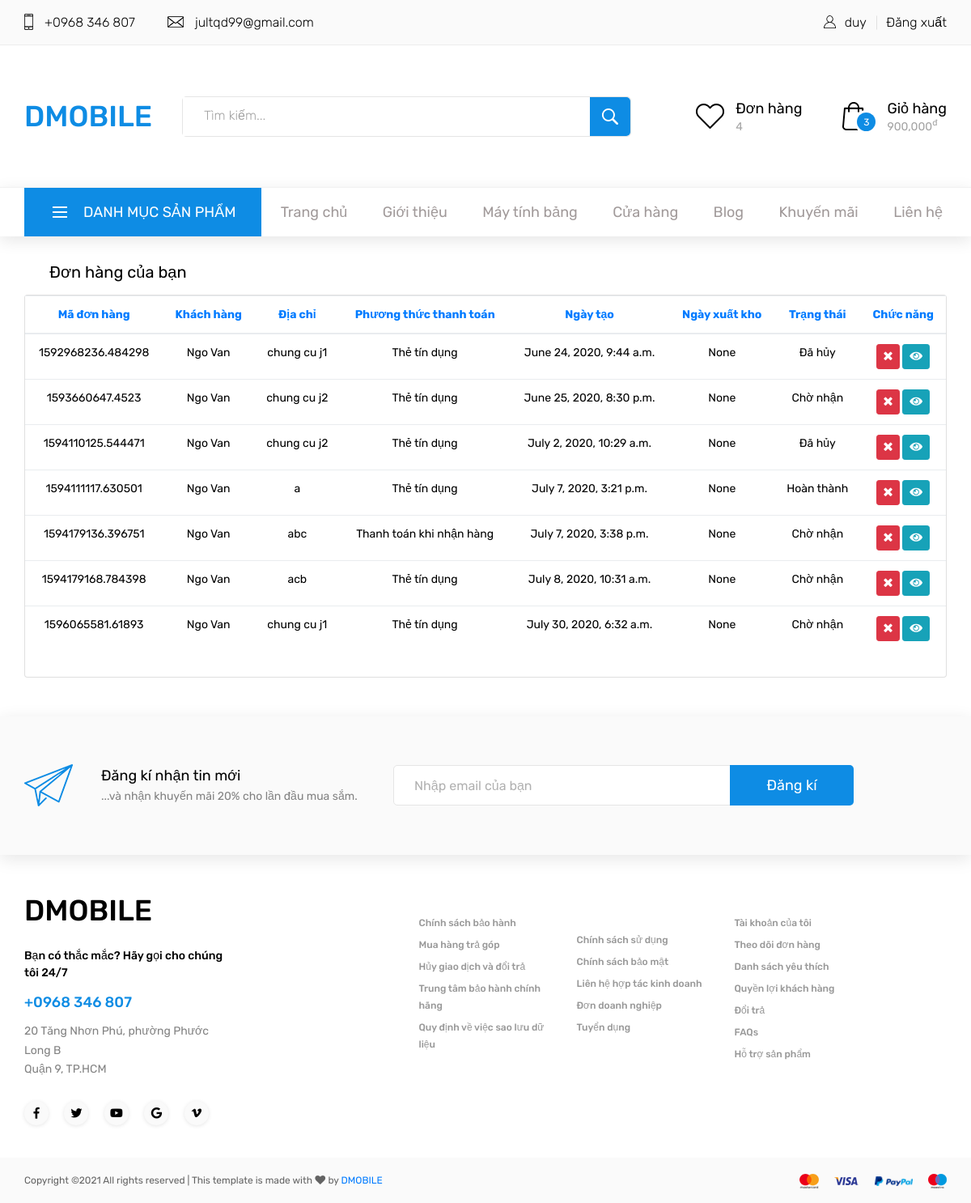
Before: /tai-khoan/don-hang (signed in) with the older database file.
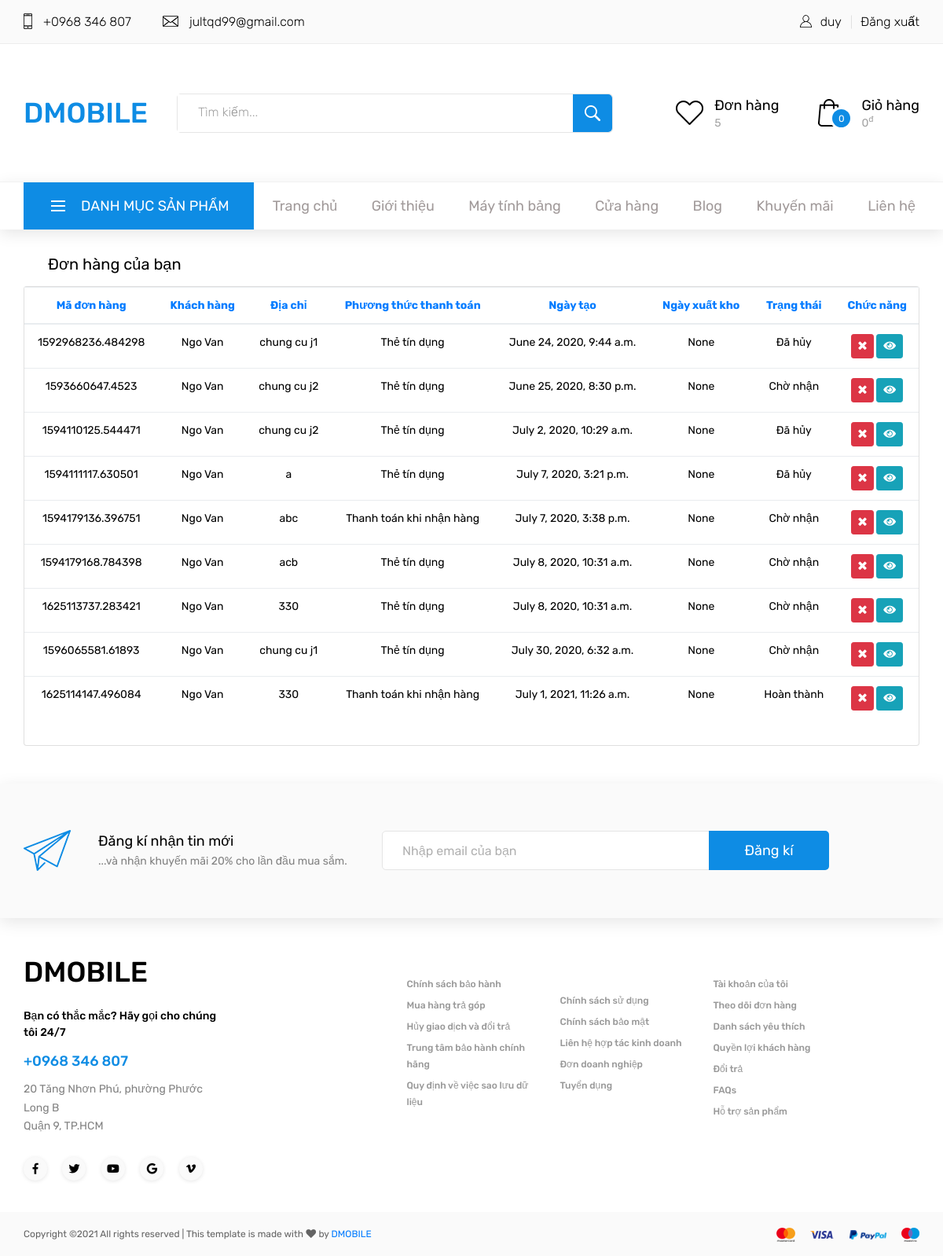
After: the same page with the newer database file.
### store/models.py (models this page shows, shortened)
class User(AbstractUser):
    gender_choice = ((0,'Nữ'),(1,'Nam'),(2,'Không xác định'))
    img = models.ImageField(null=True, blank=True)
    def __str__(self):
        return self.username

class Menu(models.Model):
    category = models.ForeignKey(Category,null=True,blank=True, on_delete=models.SET_NULL)
    topic = models.ForeignKey(Topic, on_delete=models.SET_NULL, blank=True, null=True)
    post = models.ForeignKey(Post, on_delete=models.SET_NULL, blank=True, null=True)
    name = models.CharField(max_length=255, blank=False)
    link = models.CharField(max_length=255, blank=False)
    type = models.CharField(max_length=100, blank=True)
    order = models.IntegerField(default=0)
    parent_id = models.ForeignKey('self',blank=True, null=True ,related_name='children', on_delete=models.SET_NULL)
    created_at = models.DateTimeField(default=timezone.datetime.now())
    created_by = models.ForeignKey(User, on_delete=models.SET_NULL, blank=True, null=True, related_name="menu_created_by")
    updated_at = models.DateTimeField(default=timezone.datetime.now())
    updated_by = models.ForeignKey(User, on_delete=models.SET_NULL, blank=True, null=True,related_name="menu_updated_by")
    status = models.IntegerField(default=0)

class Order(models.Model):
    status_choice = ((0,'Giỏ hàng'),(1,'Chờ nhận'),(2,'Hoàn thành'))
    code = models.CharField(max_length=50)
    payment_method = models.IntegerField(default=0, null=False, blank=False)
    customer = models.ForeignKey(Customer,on_delete=models.SET_NULL, blank=False, null=True)
    created_date = models.DateTimeField(default=timezone.datetime.now())
    export_date = models.DateTimeField(null=True)
    delivery_address = models.CharField(max_length=255)
    updated_at = models.DateTimeField(default=timezone.datetime.now())
    updated_by = models.ForeignKey(User, on_delete=models.SET_NULL, blank=True, null=True,related_name="order_updated_by")
    status = models.IntegerField(default=0, choices=status_choice)
    class Meta:
        verbose_name = "Đơn hàng"
        verbose_name_plural = "Đơn hàng"
    @property
    def get_cart_items(self):
        orderitems = self.order_detail_set.all()
        total = sum([item.quantity for item in orderitems])
        return total
    @property
    def get_cart_amount(self):
        orderitems = self.order_detail_set.all()
        total = sum([item.quantity*item.product.price for item in orderitems])
        return total

class Customer(models.Model):
    user = models.OneToOneField(User, null=True, blank=True, on_delete=models.CASCADE)
    name = models.CharField(max_length=100)
    phone = models.CharField(max_length=11)
    email = models.EmailField(max_length=255)
    class Meta:
        verbose_name = "Khách hàng"
        verbose_name_plural = "Khách hàng"

### account/views.py (the view)
# urls.py: path('don-hang', views.order, name='order'),
@login_required(login_url='account:sign_in')
def order(request):
    orders = Order.objects.filter(customer=request.user.customer).exclude(status=0)
    context = {'orders':orders}
    return render(request, 'account/order.html', context)

### store/templates/account/order.html
{% extends 'store/base.html' %}
{% load static %}
	{% block content %}
    <link rel="stylesheet" type="text/css" href="{% static 'styles/regular_styles.css' %}">
    <link rel="stylesheet" type="text/css" href="{% static 'styles/regular_responsive.css' %}">
    <div class="container my-3 mb-5">
        {% if not orders %}
            <h4 class="text-warning text-center mb-3">Bạn không có đơn hàng nào!</h4>
            <div class="d-flex justify-content-center mb-5">
                <a href="{% url 'shop:all_product' %}"><button type="button" class="btn btn-success">Mua sắm ngay</button></a>
            </div>
        {% else %}
            <nav class="navbar navbar-expand-lg navbar-absolute  navbar-transparent">
                <div class="container-fluid">
                    <div class="navbar-wrapper">
                        <a class="navbar-brand">Đơn hàng của bạn</a>
                    </div>
                </div>
            </nav>
            <div class="content">
                <div class="card">
                    <div class="table">
                        <table class="table">
                            <thead class=" text-primary text-center">
                                <tr>
                                    <th>
                                        Mã đơn hàng
                                    </th>
                                    <th>
                                        Khách hàng
                                    </th>
                                    <th>
                                        Địa chỉ
                                    </th>
                                    <th>
                                        Phương thức thanh toán
                                    </th>
                                    <th>
                                        Ngày tạo
                                    </th>
                                    <th>
                                        Ngày xuất kho
                                    </th>
                                    <th>
                                        Trạng thái
                                    </th>
                                    <th>Chức năng</th>
                                </tr>
                            </thead>
                            <tbody class="text-center">
                                {% for order in orders %}
                                    <tr>
                                        <td>
                                            {{ order.code }}
                                        </td>
                                        <td>
                                            {{ order.customer.name }}
                                        </td>
                                        <td>
                                            {{ order.delivery_address }}
                                        </td>
                                        <td>
                                            {% if order.payment_method == 0 %}
                                                Thẻ tín dụng
                                            {% else %}
                                                Thanh toán khi nhận hàng
                                            {% endif %}
                                        </td>
                                        <td>
                                            {{ order.created_date }}
                                        </td>
                                        <td>
                                            {{ order.export_date }}
                                        </td>
                                        <td>
                                            {% if order.status == 1 %}
                                                Chờ nhận
                                            {% elif order.status == 2 %}
                                                Hoàn thành
                                            {% elif order.status == 3 %}
                                                Đã hủy
                                            {% endif %}
                                        </td>
                                        <td>
                                            <a class=" btn btn-sm btn-danger" href="{% url 'account:order_cancel' order.id %}"><i class="fa fa-times" aria-hidden="true"></i></a>
                                            <a class=" btn btn-sm btn-info" href="{% url 'account:order_item' order.id %}"><i class="fa fa-eye" aria-hidden="true"></i></a>
                                        </td>
                                    </tr>
                                {% endfor %}
                            </tbody>
                        </table>
                    </div>
                </div>
            </div>
        {% endif %}
    </div>
	{% endblock content %}

### store/templates/store/base.html (shortened to what this page needs)
{% load static %}
{% load humanize %}
<!DOCTYPE html>
<html lang="en">
<head>
<link rel="stylesheet" type="text/css" href="{% static 'styles/bootstrap4/bootstrap.min.css' %}">
<link href="{% static 'plugins/fontawesome-free-5.0.1/css/fontawesome-all.css' %}" rel="stylesheet" type="text/css">
<link rel="stylesheet" type="text/css" href="{% static 'plugins/OwlCarousel2-2.2.1/owl.carousel.css' %}">
<link rel="stylesheet" type="text/css" href="{% static 'plugins/OwlCarousel2-2.2.1/owl.theme.default.css' %}">
<link rel="stylesheet" type="text/css" href="{% static 'plugins/OwlCarousel2-2.2.1/animate.css' %}">
<link rel="stylesheet" type="text/css" href="{% static 'plugins/slick-1.8.0/slick.css' %}">
<link rel="stylesheet" type="text/css" href="{% static 'styles/main_styles.css' %}">
<link rel="stylesheet" type="text/css" href="{% static 'styles/responsive.css' %}">
</head>
<body>
<div class="super_container">
	<header class="header">
		<div class="top_bar">
			<div class="container">
				<div class="row">
					<div class="col d-flex flex-row">
						<div class="top_bar_contact_item"><div class="top_bar_icon"><img src="{% static 'images/phone.png' %}" alt=""></div>+0968 346 807</div>
						<div class="top_bar_contact_item"><div class="top_bar_icon"><img src="{% static 'images/mail.png' %}" alt=""></div><a href="mailto:fastsales@gmail.com">jultqd99@gmail.com</a></div>
						<div class="top_bar_content ml-auto">
							<div class="top_bar_user">
								<div class="user_icon"><img src="{% static 'images/user.svg' %}" alt=""></div>
								{% if request.user.is_anonymous %}
									<div><a href="{% url 'account:register' %}">Đăng kí</a></div>
									<div><a href="{% url 'account:sign_in' %}">Đăng nhập</a></div>
									{% else %}
									<div><a href="#">{{ request.user }}</a></div>
									<div><a href="{% url 'account:logout' %}">Đăng xuất</a></div>
								{% endif %}
							</div>
						</div>
					</div>
				</div>
			</div>
		</div>
		<div class="header_main">
			<div class="container">
				<div class="row">
					<div class="col-lg-2 col-sm-3 col-3 order-1">
						<div class="logo_container">
							<div class="logo"><a href="{% url 'index' %}">DMOBILE</a></div>
						</div>
					</div>
					<div class="col-lg-6 col-12 order-lg-2 order-3 text-lg-left text-right">
						<div class="header_search">
							<div class="header_search_content">
								<div class="header_search_form_container">
									<form action="#" class="header_search_form clearfix">
										<input type="search" required="required" class="header_search_input" placeholder="Tìm kiếm...">
										<button type="submit" class="header_search_button trans_300" value="Submit"><img src="{% static 'images/search.png' %}" alt=""></button>
									</form>
								</div>
							</div>
						</div>
					</div>
					<div class="col-lg-4 col-9 order-lg-3 order-2 text-lg-left text-right">
						<div class="wishlist_cart d-flex flex-row align-items-center justify-content-end">
							<div class="wishlist d-flex flex-row align-items-center justify-content-end">
								<div class="wishlist_icon"><img src="{% static 'images/heart.png' %}" alt=""></div>
								<div class="wishlist_content">
									<div class="wishlist_text"><a href="{% url 'account:order' %}">Đơn hàng</a></div>
									<div class="wishlist_count">{{ order_item }}</div>
								</div>
							</div>
							<div class="cart">
								<div class="cart_container d-flex flex-row align-items-center justify-content-end">
									<div class="cart_icon">
										<img src="{% static 'images/cart.png' %}" alt="">
										<div class="cart_count"><span>{{ cartItems }}</span></div>
									</div>
									<div class="cart_content">
										<div class="cart_text"><a href="{% url 'cart' %}">Giỏ hàng</a></div>
										<div class="cart_price">{{ cartAmount|intcomma }}<sup>đ</sup></div>
									</div>
								</div>
							</div>
						</div>
					</div>
				</div>
			</div>
		</div>
		{% load navbar_tag %}
		{% show_navbar %}
	</header>
	{% block content %}
	{% endblock %}
	<div class="newsletter">
		<div class="container">
			<div class="row">
				<div class="col">
					<div class="newsletter_container d-flex flex-lg-row flex-column align-items-lg-center align-items-center justify-content-lg-start justify-content-center">
						<div class="newsletter_title_container">
							<div class="newsletter_icon"><img src="{% static 'images/send.png' %}" alt=""></div>
							<div class="newsletter_title">Đăng kí nhận tin mới</div>
							<div class="newsletter_text"><p>...và nhận khuyến mãi 20% cho lần đầu mua sắm.</p></div>
						</div>
						<div class="newsletter_content clearfix">
							<form action="#" class="newsletter_form">
								<input type="email" class="newsletter_input" required="required" placeholder="Nhập email của bạn">
								<button class="newsletter_button">Đăng kí</button>
							</form>
						</div>
					</div>
				</div>
			</div>
		</div>
	</div>
	<footer class="footer">
		<div class="container">
			<div class="row">
				<div class="col-lg-3 footer_col">
					<div class="footer_column footer_contact">
						<div class="logo_container">
							<div class="logo"><a href="#">DMOBILE</a></div>
						</div>
						<div class="footer_title">Bạn có thắc mắc? Hãy gọi cho chúng tôi 24/7</div>
						<div class="footer_phone">+0968 346 807</div>
						<div class="footer_contact_text">
							<p>20 Tăng Nhơn Phú, phường Phước Long B</p>
							<p>Quận 9, TP.HCM</p>
						</div>
						<div class="footer_social">
							<ul>
								<li><a href="#"><i class="fab fa-facebook-f"></i></a></li>
								<li><a href="#"><i class="fab fa-twitter"></i></a></li>
								<li><a href="#"><i class="fab fa-youtube"></i></a></li>
								<li><a href="#"><i class="fab fa-google"></i></a></li>
								<li><a href="#"><i class="fab fa-vimeo-v"></i></a></li>
							</ul>
						</div>
					</div>
				</div>
				<div class="col-lg-2 offset-lg-2">
					<div class="footer_column">
						<ul class="footer_list">
							<li><a href="#">Chính sách bảo hành</a></li>
							<li><a href="#">Mua hàng trả góp</a></li>
							<li><a href="#">Hủy giao dịch và đổi trả</a></li>
							<li><a href="#">Trung tâm bảo hành chính hãng</a></li>
							<li><a href="#">Quy định về việc sao lưu dữ liệu</a></li>
						</ul>
					</div>
				</div>
				<div class="col-lg-2">
					<div class="footer_column">
						<ul class="footer_list footer_list_2">
							<li><a href="#">Chính sách sử dụng</a></li>
							<li><a href="#">Chính sách bảo mật</a></li>
							<li><a href="#">Liên hệ hợp tác kinh doanh</a></li>
							<li><a href="#">Đơn doanh nghiệp</a></li>
							<li><a href="#">Tuyển dụng</a></li>
						</ul>
					</div>
				</div>
				<div class="col-lg-2">
					<div class="footer_column">
						<ul class="footer_list">
							<li><a href="#">Tài khoản của tôi</a></li>
							<li><a href="#">Theo dõi đơn hàng</a></li>
							<li><a href="#">Danh sách yêu thích</a></li>
							<li><a href="#">Quyền lợi khách hàng</a></li>
							<li><a href="#">Đổi trả</a></li>
							<li><a href="#">FAQs</a></li>
							<li><a href="#">Hỗ trợ sản phẩm</a></li>
						</ul>
					</div>
				</div>
			</div>
		</div>
	</footer>
	<div class="copyright">
		<div class="container">
			<div class="row">
				<div class="col">
					<div class="copyright_container d-flex flex-sm-row flex-column align-items-center justify-content-start">
						<div class="copyright_content">
Copyright &copy;<script>document.write(new Date().getFullYear());</script> All rights reserved | This template is made with <i class="fa fa-heart" aria-hidden="true"></i> by <a href="https://colorlib.com" target="_blank">DMOBILE</a>
</div>
						<div class="logos ml-sm-auto">
							<ul class="logos_list">
								<li><a href="#"><img src="{% static 'images/logos_1.png' %}" alt=""></a></li>
								<li><a href="#"><img src="{% static 'images/logos_2.png' %}" alt=""></a></li>
								<li><a href="#"><img src="{% static 'images/logos_3.png' %}" alt=""></a></li>
								<li><a href="#"><img src="{% static 'images/logos_4.png' %}" alt=""></a></li>
							</ul>
						</div>
					</div>
				</div>
			</div>
		</div>
	</div>
</div>
</body>
</html>

### store/templates/store/navbar/recursive_menus.html (shortened to what this page needs)
{% if menu.type == "custom" %}
    <li class="hassubs">
        <a href="{{menu.link}}">{{ menu.name }}</a>
    </li>
{% elif menu.type == "category" %}
    <li class="hassubs">
        <a href="{% url 'shop:category_view' menu.link %}">{{ menu.name }}</a>
    </li>
{% elif menu.type == "page" %}
<li class="hassubs">
    <a href="{% url 'page_view' menu.link %}">{{ menu.name }}</a>
</li>
{% endif %}

Changed rows visible on the page:
changed Order "July 7, 2020, 3:21 p.m.": status "Hoàn thành" → "Đã hủy"
now on this page (row edited): Order: code "1625113737.283421", customer.name "Ngo Van", delivery_address "330", payment_method "Thẻ tín dụng", created_date "July 8, 2020, 10:31 a.m.", export_date "None", status "Chờ nhận"
added Order: code "1625114147.496084", customer.name "Ngo Van", delivery_address "330", payment_method "Thanh toán khi nhận hàng", created_date "July 1, 2021, 11:26 a.m.", export_date "None", status "Hoàn thành"
Other visible differences:
{{ order_item }}: "4" → "5"
{{ cartItems }}: "3" → "0"
{{ cartAmount|intcomma }}: "900,000" → "0"
